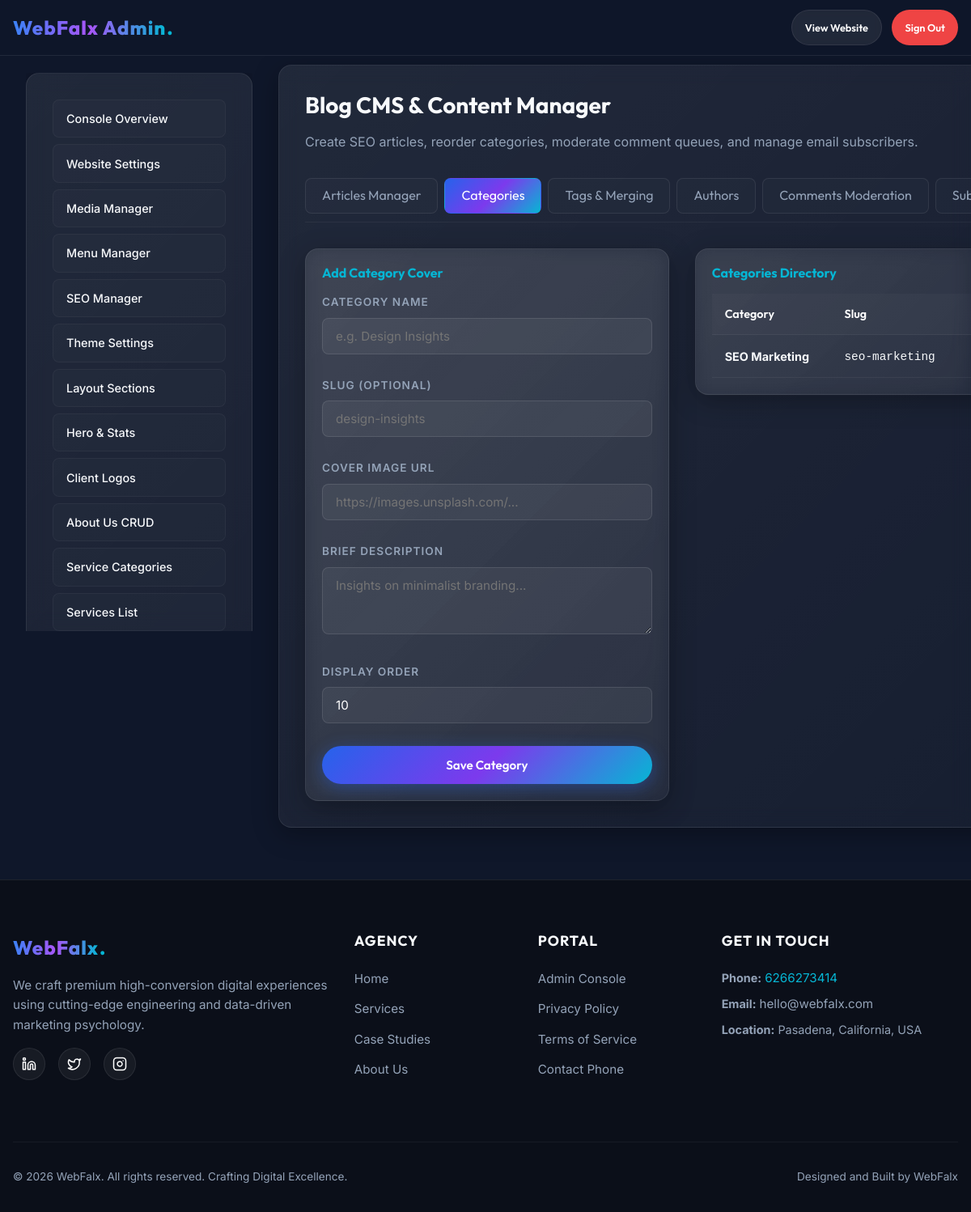
/admin/manage-blogs.php?tab=categories (signed in), run on the app's committed database.
### tables this page shows
CREATE TABLE `blog_categories` (
    `id` INT AUTO_INCREMENT PRIMARY KEY,
    `name` VARCHAR(100) NOT NULL,
    `slug` VARCHAR(100) NOT NULL UNIQUE,
    `description` TEXT DEFAULT NULL,
    `image_url` VARCHAR(255) DEFAULT NULL,
    `meta_title` VARCHAR(255) DEFAULT NULL,
    `meta_description` TEXT DEFAULT NULL,
    `display_order` INT NOT NULL DEFAULT 10,
    `is_active` TINYINT(1) NOT NULL DEFAULT 1
);

CREATE TABLE `site_settings` (
    `id` INT AUTO_INCREMENT PRIMARY KEY,
    `setting_key` VARCHAR(50) NOT NULL UNIQUE,
    `setting_value` TEXT DEFAULT NULL,
    `setting_group` VARCHAR(50) NOT NULL DEFAULT 'general',
    `description` VARCHAR(255) DEFAULT NULL,
    `updated_at` TIMESTAMP DEFAULT CURRENT_TIMESTAMP ON UPDATE CURRENT_TIMESTAMP
);

### includes/functions.php (called while the page is built, shortened)
<?php
require_once __DIR__ . '/config.php';
function esc(?string $html): string {
    return htmlspecialchars($html ?? '', ENT_QUOTES | ENT_SUBSTITUTE, 'UTF-8');
}
function esc_attr(?string $attr): string {
    return htmlspecialchars($attr ?? '', ENT_QUOTES, 'UTF-8');
}
function sanitize_input($data) {
    return trim(strip_tags($data));
}
function get_setting(string $key, string $default = ''): string {
    global $db;
    try {
        $stmt = $db->prepare("SELECT setting_value FROM site_settings WHERE setting_key = :key LIMIT 1");
        $stmt->execute(['key' => $key]);
        $row = $stmt->fetch();
        return $row ? $row['setting_value'] : $default;
    } catch (PDOException $e) {
        error_log("Failed to fetch setting '$key': " . $e->getMessage());
        return $default;
    }
}

### admin/manage-blogs.php (the view, shortened to what this page needs)
<?php
require_once __DIR__ . '/../includes/functions.php';
$active_tab = sanitize_input($_GET['tab'] ?? 'articles');
$categories = [];
try {
    $categories = $db->query("SELECT * FROM blog_categories ORDER BY display_order ASC")->fetchAll();
} catch (PDOException $e) {
    error_log("CMS loading lists error: " . $e->getMessage());
}
require_once __DIR__ . '/admin_header.php';
?>
<h3 style="margin-bottom: var(--spacing-sm);">Blog CMS & Content Manager</h3>
<p style="margin-bottom: var(--spacing-md); color: var(--color-text-secondary-dark);">Create SEO articles, reorder categories, moderate comment queues, and manage email subscribers.</p>
<div class="admin-tab-group">
    <a href="?tab=articles" class="admin-tab-btn <?php echo $active_tab === 'articles' ? 'active' : ''; ?>">Articles Manager</a>
    <a href="?tab=categories" class="admin-tab-btn <?php echo $active_tab === 'categories' ? 'active' : ''; ?>">Categories</a>
    <a href="?tab=tags" class="admin-tab-btn <?php echo $active_tab === 'tags' ? 'active' : ''; ?>">Tags & Merging</a>
    <a href="?tab=authors" class="admin-tab-btn <?php echo $active_tab === 'authors' ? 'active' : ''; ?>">Authors</a>
    <a href="?tab=comments" class="admin-tab-btn <?php echo $active_tab === 'comments' ? 'active' : ''; ?>">Comments Moderation</a>
    <a href="?tab=newsletter" class="admin-tab-btn <?php echo $active_tab === 'newsletter' ? 'active' : ''; ?>">Subscribers List</a>
</div>
<?php if ($active_tab === 'categories'): ?>
    <div class="grid grid-2" style="gap: var(--spacing-md); align-items: start; grid-template-columns: 1fr 1.3fr;">
        <div class="glass-card" style="padding: 1.25rem;">
            <h4 style="margin-bottom: 1rem; color: var(--color-accent);">Add Category Cover</h4>
            <form action="" method="POST" style="display: flex; flex-direction: column; gap: 8px;">
                <div class="form-group">
                    <label for="cat_name">Category Name</label>
                    <input type="text" name="name" id="cat_name" class="form-control" required placeholder="e.g. Design Insights">
                </div>
                <div class="form-group">
                    <label for="cat_slug">Slug (Optional)</label>
                    <input type="text" name="slug" id="cat_slug" class="form-control" placeholder="design-insights">
                </div>
                <div class="form-group">
                    <label for="cat_image">Cover Image URL</label>
                    <input type="text" name="image_url" id="cat_image" class="form-control" placeholder="https://images.unsplash.com/...">
                </div>
                <div class="form-group">
                    <label for="cat_desc">Brief Description</label>
                    <textarea name="description" id="cat_desc" rows="3" class="form-control" placeholder="Insights on minimalist branding..."></textarea>
                </div>
                <div class="form-group">
                    <label for="cat_order">Display Order</label>
                    <input type="number" name="display_order" id="cat_order" class="form-control" value="10">
                </div>
                <button type="submit" class="btn btn-primary">Save Category</button>
            </form>
        </div>
        <div class="glass-card" style="padding: 1.25rem;">
            <h4 style="margin-bottom: 1rem; color: var(--color-accent);">Categories Directory</h4>
            <table class="admin-table">
                <thead>
                    <tr>
                        <th>Category</th>
                        <th>Slug</th>
                        <th>Actions</th>
                    </tr>
                </thead>
                <tbody>
                    <?php foreach ($categories as $c): ?>
                        <tr>
                            <td><strong><?php echo esc($c['name']); ?></strong></td>
                            <td><code><?php echo esc($c['slug']); ?></code></td>
                            <td>
                            </td>
                        </tr>
                    <?php endforeach; ?>
                </tbody>
            </table>
        </div>
    </div>
<?php endif; ?>
<?php require_once __DIR__ . '/admin_footer.php'; ?>

### includes/footer.php (shortened to what this page needs)
<?php
require_once __DIR__ . '/functions.php';
?>
    <footer class="main-footer">
        <div class="container">
            <div class="footer-grid">
                <div class="footer-brand">
                    <a href="<?php echo BASE_URL; ?>" class="logo-link" style="margin-bottom: var(--spacing-sm);">
                        <span class="gradient-text"><?php echo esc(APP_NAME); ?></span>
                        <span class="logo-dot">.</span>
                    </a>
                    <p>We craft premium high-conversion digital experiences using cutting-edge engineering and data-driven marketing psychology.</p>
                    <div class="footer-socials">
                        <a href="<?php echo esc_attr(get_setting('social_linkedin', '#')); ?>" target="_blank" rel="noopener" class="social-icon-btn" aria-label="LinkedIn">
                        </a>
                        <a href="<?php echo esc_attr(get_setting('social_twitter', '#')); ?>" target="_blank" rel="noopener" class="social-icon-btn" aria-label="Twitter">
                            <svg width="18" height="18" viewBox="0 0 24 24" fill="none" stroke="#ffffff" stroke-width="2" stroke-linecap="round" stroke-linejoin="round"><path d="M22 4s-.7 2.1-2 3.4c1.6 10-9.4 17.3-18 11.6 2.2.1 4.4-.6 6-2C3 15.5.5 9.6 3 5c2.2 2.6 5.6 4.1 9 4-.9-4.2 4-6.6 7-3.8 1.1 0 3-1.2 3-1.2z"></path></svg>
                        </a>
                        <a href="<?php echo esc_attr(get_setting('social_instagram', '#')); ?>" target="_blank" rel="noopener" class="social-icon-btn" aria-label="Instagram">
                        </a>
                    </div>
                </div>
                <div class="footer-links">
                    <h4>Agency</h4>
                    <ul>
                        <li><a href="<?php echo BASE_URL; ?>">Home</a></li>
                        <li><a href="<?php echo BASE_URL; ?>#services">Services</a></li>
                        <li><a href="<?php echo BASE_URL; ?>#work">Case Studies</a></li>
                        <li><a href="<?php echo BASE_URL; ?>#about">About Us</a></li>
                    </ul>
                </div>
                <div class="footer-links">
                    <h4>Portal</h4>
                    <ul>
                        <li><a href="<?php echo BASE_URL; ?>admin/dashboard.php">Admin Console</a></li>
                        <li><a href="<?php echo BASE_URL; ?>#privacy">Privacy Policy</a></li>
                        <li><a href="<?php echo BASE_URL; ?>#terms">Terms of Service</a></li>
                        <li><a href="tel:<?php echo esc_attr(APP_PHONE); ?>">Contact Phone</a></li>
                    </ul>
                </div>
                <div class="footer-links">
                    <h4>Get In Touch</h4>
                    <p style="font-size: 0.9rem; margin-bottom: 0.5rem; color: var(--color-text-secondary-dark);">
                        <strong>Phone:</strong> <a href="tel:<?php echo esc_attr(APP_PHONE); ?>" style="color: var(--color-accent);"><?php echo esc(APP_PHONE); ?></a>
                    </p>
                    <p style="font-size: 0.9rem; margin-bottom: 0.5rem; color: var(--color-text-secondary-dark);">
                        <strong>Email:</strong> <a href="mailto:<?php echo esc_attr(get_setting('contact_email', 'hello@webfalx.com')); ?>"><?php echo esc(get_setting('contact_email', 'hello@webfalx.com')); ?></a>
                    </p>
                    <p style="font-size: 0.9rem; color: var(--color-text-secondary-dark);">
                        <strong>Location:</strong> <?php echo esc(get_setting('contact_address', 'California, USA')); ?>
                    </p>
                </div>
            </div>
            <div class="footer-bottom">
                <p>&copy; <?php echo date('Y'); ?> <?php echo esc(APP_NAME); ?>. All rights reserved. Crafting Digital Excellence.</p>
                <p>Designed and Built by <?php echo esc(APP_NAME); ?></p>
            </div>
        </div>
    </footer>
</body>
</html>

### assets/css/variables.css (style rules this page uses)
:root { --color-primary: #2563eb; --color-primary-rgb: 37, 99, 235; --color-secondary: #7c3aed; --color-secondary-rgb: 124, 58, 237; --color-accent: #06b6d4; --color-accent-rgb: 6, 182, 212; --color-bg-light: #ffffff; --color-bg-dark: #0f172a; --color-card-dark: #1e293b; --color-success: #10b981; --color-warning: #f59e0b; --color-danger: #ef4444; --color-text-primary-dark: #f8fafc; --color-text-secondary-dark: #94a3b8; --color-text-muted-dark: #64748b; --color-text-primary-light: #0f172a; --color-text-secondary-light: #475569; --color-text-muted-light: #94a3b8; --gradient-hero: linear-gradient(135deg, var(--color-primary) 0%, var(--color-secondary) 50%, var(--color-accent) 100%); --gradient-text: linear-gradient(90deg, #3b82f6 0%, #a855f7 50%, #06b6d4 100%); --gradient-glass: linear-gradient(135deg, rgba(255, 255, 255, 0.08) 0%, rgba(255, 255, 255, 0.03) 100%); --gradient-glass-border: linear-gradient(135deg, rgba(255, 255, 255, 0.15) 0%, rgba(255, 255, 255, 0.03) 100%); --gradient-dark-glow: radial-gradient(circle at 50% 50%, rgba(124, 58, 237, 0.15) 0%, rgba(15, 23, 42, 0) 70%); --font-heading: 'Outfit', -apple-system, BlinkMacSystemFont, "Segoe UI", Roboto, sans-serif; --font-body: 'Inter', -apple-system, BlinkMacSystemFont, "Segoe UI", Roboto, sans-serif; --shadow-soft-sm: 0 2px 8px rgba(0, 0, 0, 0.04); --shadow-soft-md: 0 8px 30px rgba(0, 0, 0, 0.06); --shadow-soft-lg: 0 16px 40px rgba(0, 0, 0, 0.08); --shadow-glass: 0 8px 32px 0 rgba(0, 0, 0, 0.3); --radius-sm: 8px; --radius-md: 16px; --radius-lg: 24px; --radius-full: 9999px; --border-glass: 1px solid rgba(255, 255, 255, 0.08); --spacing-xs: 0.5rem; --spacing-sm: 1rem; --spacing-md: 2rem; --spacing-lg: 4rem; --spacing-xl: 8rem; --transition-fast: 0.2s cubic-bezier(0.16, 1, 0.3, 1); --transition-medium: 0.4s cubic-bezier(0.16, 1, 0.3, 1); --transition-slow: 0.8s cubic-bezier(0.16, 1, 0.3, 1); }

### admin/admin_header.php (style rules this page uses)
.admin-table { width: 100%; border-collapse: collapse; text-align: left; }
.admin-table th, .admin-table td { padding: 0.85rem 1rem; border-bottom: 1px solid rgba(255, 255, 255, 0.05); font-size: 0.9rem; }
.admin-table th { font-family: var(--font-heading); font-weight: 600; color: #ffffff; background: rgba(255, 255, 255, 0.02); }

### data on the page
blog_categories: name "SEO Marketing", slug "seo-marketing"
site_settings: setting_value "hello@webfalx.com"
site_settings: setting_value "Pasadena, California, USA"

### other printed values
APP_NAME "WebFalx"
APP_PHONE "6266273414"
